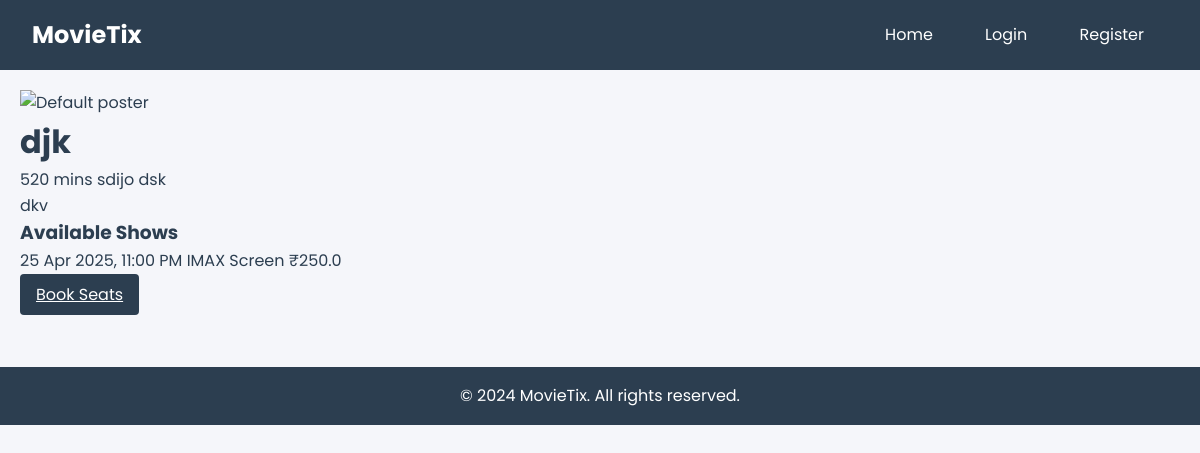
/movie/1, run on the app's committed database.
### app.py (models this page shows)
class Movie(db.Model):
    id = db.Column(db.Integer, primary_key=True)
    title = db.Column(db.String(100), nullable=False)
    description = db.Column(db.Text, nullable=False)
    duration = db.Column(db.Integer, nullable=False)  # in minutes
    language = db.Column(db.String(50), nullable=False)
    release_date = db.Column(db.Date, nullable=False)
    poster_image = db.Column(db.String(200))
    genre = db.Column(db.String(100))
    rating = db.Column(db.Float, default=0.0)
    status = db.Column(db.String(20), default='Coming Soon')  # Now Showing, Coming Soon
    shows = db.relationship('Show', backref='movie', lazy=True)

class Show(db.Model):
    id = db.Column(db.Integer, primary_key=True)
    movie_id = db.Column(db.Integer, db.ForeignKey('movie.id'), nullable=False)
    screen_id = db.Column(db.Integer, db.ForeignKey('screen.id'), nullable=False)
    show_time = db.Column(db.DateTime, nullable=False)
    price = db.Column(db.Float, nullable=False)
    available_seats = db.Column(db.Integer, nullable=False)
    bookings = db.relationship('Booking', backref='show', lazy=True)

class Screen(db.Model):
    id = db.Column(db.Integer, primary_key=True)
    name = db.Column(db.String(50), nullable=False)
    theater_id = db.Column(db.Integer, db.ForeignKey('theater.id'), nullable=False)
    capacity = db.Column(db.Integer, nullable=False)
    shows = db.relationship('Show', backref='screen', lazy=True)

### app.py (the view)
@app.route('/movie/<int:movie_id>')
def movie_detail(movie_id):
    movie = Movie.query.get_or_404(movie_id)
    shows = Show.query.filter_by(movie_id=movie_id)\
                     .filter(Show.show_time > datetime.now())\
                     .order_by(Show.show_time).all()
    return render_template('movie_detail.html', movie=movie, shows=shows)

### templates/movie_detail.html (shortened to what this page needs)
{% extends "base.html" %}
{% block content %}
<div class="movie-detail-container">
    <div class="movie-detail">
        <div class="movie-poster-large">
            {% if movie.poster_image %}
            <img src="{{ url_for('static', filename='movie_posters/' + movie.poster_image) }}"
                 alt="{{ movie.title }}">
            {% else %}
            <img src="{{ url_for('static', filename='images/default-poster.jpg') }}"
                 alt="Default poster">
            {% endif %}
        </div>
        <div class="movie-info-detail">
            <h1>{{ movie.title }}</h1>
            <div class="movie-meta">
                <span>{{ movie.duration }} mins</span>
                <span>{{ movie.language }}</span>
                <span>{{ movie.genre }}</span>
            </div>
            <p class="movie-description">{{ movie.description }}</p>
            <div class="show-times">
                <h3>Available Shows</h3>
                {% if shows %}
                    {% for show in shows %}
                    <div class="show-card">
                        <div class="show-info">
                            <span class="show-time">{{ show.show_time.strftime('%d %b %Y, %I:%M %p') }}</span>
                            <span class="show-screen">{{ show.screen.name }}</span>
                            <span class="show-price">₹{{ show.price }}</span>
                        </div>
                        <a href="{{ url_for('book_tickets', show_id=show.id) }}"
                           class="btn btn-primary">Book Seats</a>
                    </div>
                    {% endfor %}
                {% else %}
                    <p>No shows available at the moment.</p>
                {% endif %}
            </div>
        </div>
    </div>
</div>
{% endblock %}

### static/css/style.css (style rules this page uses)
:root { --primary-color: #2c3e50; --secondary-color: #e74c3c; --background-color: #f5f6fa; --text-color: #2c3e50; --border-color: #dcdde1; }
* { margin: 0; padding: 0; box-sizing: border-box; }
body { font-family: 'Poppins', sans-serif; background-color: var(--background-color); color: var(--text-color); line-height: 1.6; }
.btn { display: inline-block; padding: 0.5rem 1rem; border: none; border-radius: 4px; cursor: pointer; font-size: 1rem; transition: background-color 0.3s; }
.btn-primary { background-color: var(--primary-color); color: white; }

### data on the page
Movie: title "djk", duration "520", language "sdijo", genre "dsk", description "dkv"
Show: show_time "25 Apr 2025, 11:00 PM", screen.name "IMAX Screen", price "250.0"
